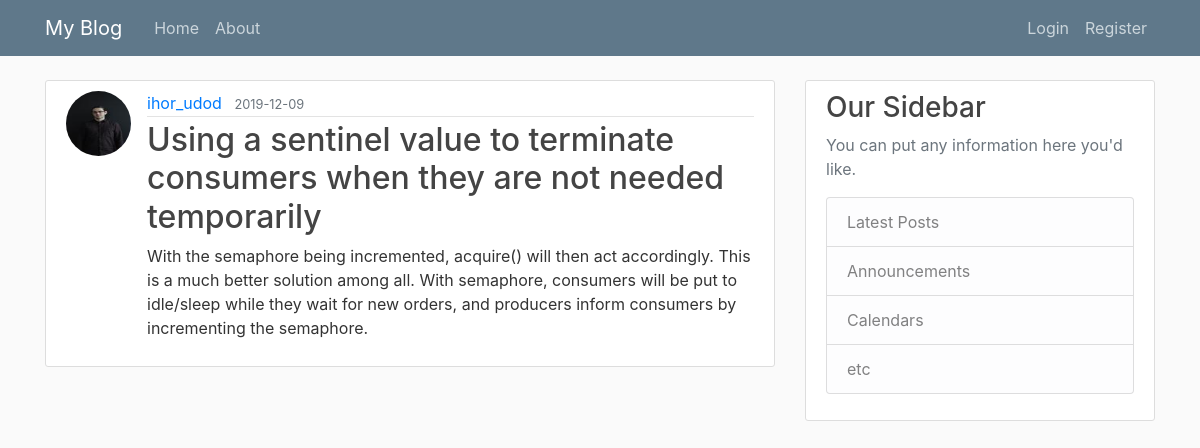
Screenshot of /post/2 with the database file from the repository.
### fl_blog/models.py (models this page shows, shortened)
class User(db.Model, UserMixin):
    id = db.Column(db.Integer, primary_key=True)
    username = db.Column(db.String(20), unique=True, nullable=False)
    email = db.Column(db.String(120), unique=True, nullable=False)
    image_file = db.Column(db.String(20), nullable=False, default='default.jpg')
    password = db.Column(db.String(60), nullable=False)
    posts = db.relationship('Post', backref='author', lazy=True)

class Post(db.Model):
    id = db.Column(db.Integer, primary_key=True)
    title = db.Column(db.String(120), nullable=False)
    date_posted = db.Column(db.DateTime, nullable=False, default=datetime.utcnow)
    content = db.Column(db.Text, nullable=False)
    user_id = db.Column(db.Integer, db.ForeignKey('user.id'), nullable=False)

### fl_blog/routes.py (the view)
@app.route("/post/<int:post_id>")
def post(post_id):
    post = Post.query.get_or_404(post_id)
    return render_template('post.html', title=post.title, post=post)

### fl_blog/templates/post.html (shortened to what this page needs)
{% extends "layout.html" %}
{% block content %}
  <article class="media content-section">
    <img class="rounded-circle article-img" src="{{ url_for('static', filename='profile_pics/' + post.author.image_file) }}">
    <div class="media-body">
      <div class="article-metadata">
        <a class="mr-2" href="{{ url_for('user_posts', username=post.author.username) }}">{{ post.author.username }}</a>
        <small class="text-muted">{{ post.date_posted.strftime('%Y-%m-%d') }}</small>
      </div>
      <h2 class="article-title">{{ post.title }}</h2>
      <p class="article-content">{{ post.content }}</p>
    </div>
  </article>
{% endblock content %}

### fl_blog/static/main.css (style rules this page uses)
body { background: #fafafa; color: #333333; margin-top: 5rem; }
h1, h2, h3, h4, h5, h6 { color: #444444; }
.content-section { background: #ffffff; padding: 10px 20px; border: 1px solid #dddddd; border-radius: 3px; margin-bottom: 20px; }
.article-title { color: #444444; }
.article-content { white-space: pre-line; }
.article-img { height: 65px; width: 65px; margin-right: 16px; }
.article-metadata { padding-bottom: 1px; margin-bottom: 4px; border-bottom: 1px solid #e3e3e3 }

### rows the page displays
User: image_file (picture), author.username "ihor_udod"
Post: date_posted "2019-12-09", title "Using a sentinel value to terminate consumers when they are not needed temporarily", content "With the semaphore being incremented, acquire() will then act accordingly. This is a much better solution among all. With semaphore, consumers will be put to idle/sleep while they wait for new orders, and producers inform consumers by incrementing the semaphore."
